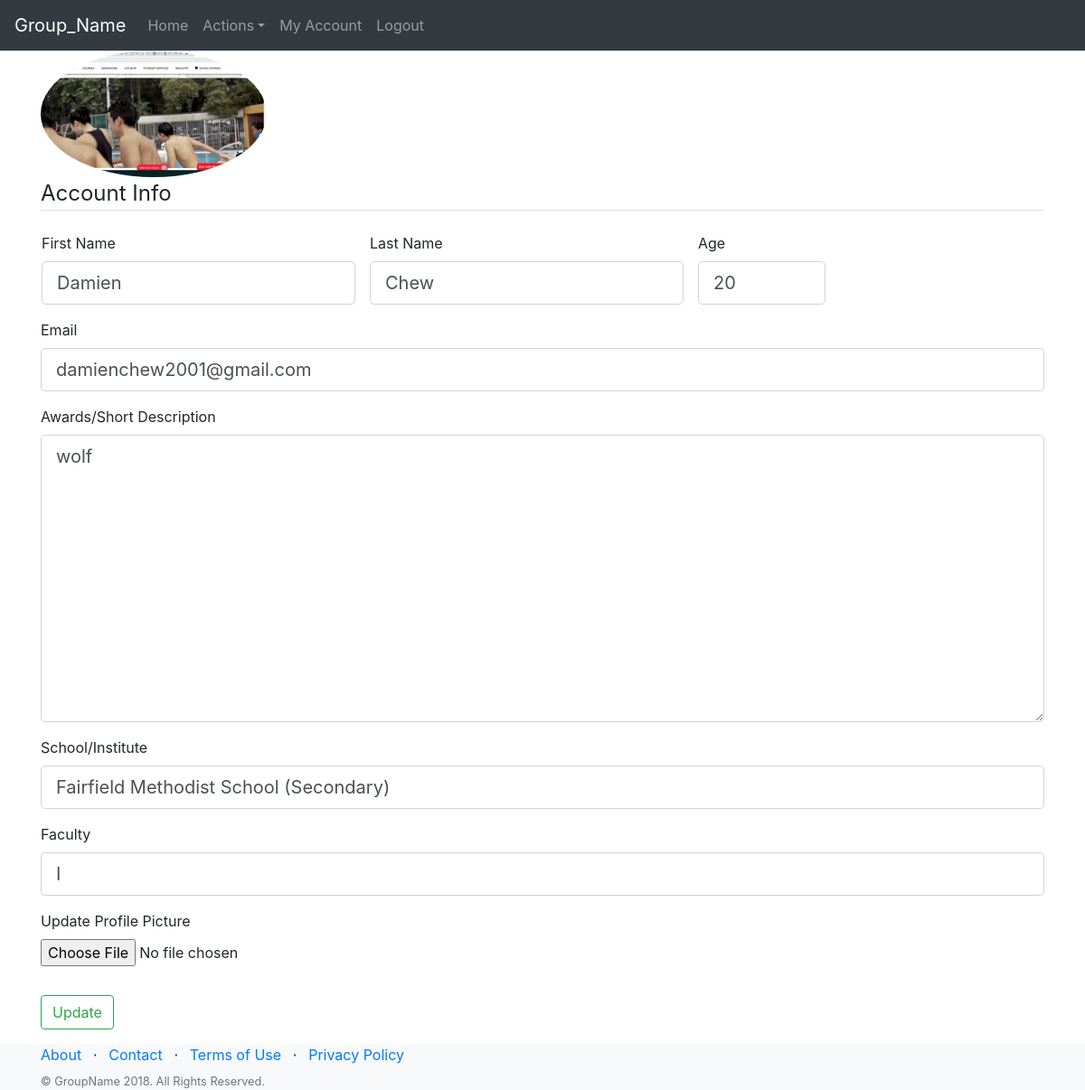
The page /teacheraccount (signed in) on the database its author committed.
### app.py (models this page shows, shortened)
class Teacher(db.Model,UserMixin):
    id = db.Column(db.Integer, primary_key=True)
    firstname = db.Column(db.String(25), nullable=False)
    lastname = db.Column(db.String(25),  nullable=False)
    username = column_property(firstname+" "+lastname)
    faculty = db.Column(db.String(100), nullable=False)
    school = db.Column(db.String(100), nullable=False)
    awards = db.Column(db.Text(200), nullable=False)
    age = db.Column(db.String(2), nullable=False)
    email = db.Column(db.String(120), unique=True, nullable=False)
    image_file = db.Column(db.String(20), nullable=False, default='default.jpg')
    password = db.Column(db.String(60), nullable=False)
    true=db.Column(db.String(60),nullable=False)

### app.py (the view)
@app.route("/teacheraccount", methods=['GET', 'POST'])
@login_required
def teacher_acc():
    form = UpdateTeacherAcc()
    if form.validate_on_submit():
        if form.picture.data:
            picture_file = save_picture(form.picture.data)
            current_user.image_file = picture_file
        current_user.firstname = form.firstname.data
        current_user.lastname = form.lastname.data
        current_user.faculty = form.faculty.data
        current_user.email = form.email.data
        current_user.age = form.age.data
        current_user.awards = form.awards.data
        current_user.school = form.school.data
        db.session.commit()
        flash('Your account has been updated!', 'success')
        return redirect(url_for('teacher_profile'))
    elif request.method == 'GET':
        form.firstname.data = current_user.firstname
        form.lastname.data = current_user.lastname
        form.email.data = current_user.email
        form.age.data = current_user.age
        form.awards.data = current_user.awards
        form.school.data = current_user.school
        form.faculty.data = current_user.faculty
    image_file = url_for('static', filename='img/profile_pics/' + current_user.image_file)
    return render_template('teacher_acc.html', title='Account', image_file=image_file, form=form)

### app.py (shortened to what this page needs)
class UpdateTeacherAcc(FlaskForm):
    firstname = StringField('First Name', validators=[DataRequired(), Length(min=1, max=25)])
    lastname = StringField('Last Name', validators=[DataRequired(), Length(min=1, max=25)])
    school = StringField('School/Institute', validators=[DataRequired(), Length(min=5, max=100)])
    faculty = StringField("Faculty", validators=[DataRequired()])
    awards = TextAreaField('Awards/Short Description', render_kw={"rows": 10, "cols": 12})
    age = IntegerField('Age', validators=[DataRequired(), NumberRange(min=15, max=100, message="Not a Valid Range")])
    email = StringField('Email', validators=[DataRequired(), Email()])
    picture = FileField('Update Profile Picture', validators=[FileAllowed(['jpg', 'png'])])
    submit = SubmitField('Update')

### app.py (called while the page is built)
@login_manager.user_loader
def load_user(user_id):
    return Teacher.query.get(int(user_id)) or Student.query.get(int(user_id)) or Alumni.query.get(int(user_id)) or Admin.query.get(int(user_id))

### templates/teacher_acc.html (shortened to what this page needs)
{% extends "layoutteacher.html" %}
{% block body %}
    <div class="content-section">
        <div class="media ">
        <img class="rounded-circle account-img h-25" src="{{ image_file }}">
        </div>
      <form method="POST" action="" enctype="multipart/form-data">
          <fieldset class="form-group">
              <legend class="border-bottom mb-4">Account Info</legend>
              <div class="row">
              <div class="form-group ml-3 mr-3">
                  {{ form.firstname.label(class="form-control-label") }}
                  {% if form.firstname.errors %}
                    {{ form.firstname(class="form-control form-control-lg is-invalid") }}
                    <div class="invalid-feedback">
                        {% for error in form.firstname.errors %}
                            <span>{{ error }}</span>
                        {% endfor %}
                    </div>
                  {% else %}
                      {{ form.firstname(class="form-control form-control-lg") }}
                  {% endif %}
              </div>
              <div class="form-group mr-3">
                  {{ form.lastname.label(class="form-control-label") }}
                  {% if form.lastname.errors %}
                    {{ form.lastname(class="form-control form-control-lg is-invalid") }}
                    <div class="invalid-feedback">
                        {% for error in form.lastname.errors %}
                            <span>{{ error }}</span>
                        {% endfor %}
                    </div>
                  {% else %}
                      {{ form.lastname(class="form-control form-control-lg") }}
                  {% endif %}
              </div>
              <div class="form-group mr-3">
                  {{ form.age.label(class="form-control-label") }}
                  {% if form.age.errors %}
                    {{ form.age(class="form-control form-control-lg is-invalid") }}
                    <div class="invalid-feedback">
                        {% for error in form.age.errors %}
                            <span>{{ error }}</span>
                        {% endfor %}
                    </div>
                  {% else %}
                      {{ form.age(class="form-control form-control-lg") }}
                  {% endif %}
              </div>
            </div>
              <div class="form-group">
                  {{ form.email.label(class="form-control-label") }}
                  {% if form.email.errors %}
                    {{ form.email(class="form-control form-control-lg is-invalid") }}
                    <div class="invalid-feedback">
                        {% for error in form.email.errors %}
                            <span>{{ error }}</span>
                        {% endfor %}
                    </div>
                  {% else %}
                      {{ form.email(class="form-control form-control-lg") }}
                  {% endif %}
              </div>
              <div class="form-group">
                  {{ form.awards.label(class="form-control-label") }}
                  {% if form.awards.errors %}
                    {{ form.awards(class="form-control form-control-lg is-invalid") }}
                    <div class="invalid-feedback">
                        {% for error in form.awards.errors %}
                            <span>{{ error }}</span>
                        {% endfor %}
                    </div>
                  {% else %}
                      {{ form.awards(class="form-control form-control-lg") }}
                  {% endif %}
              </div>
              <div class="form-group">
                  {{ form.school.label(class="form-control-label") }}
                  {% if form.school.errors %}
                    {{ form.school(class="form-control form-control-lg is-invalid") }}
                    <div class="invalid-feedback">
                        {% for error in form.school.errors %}
                            <span>{{ error }}</span>
                        {% endfor %}
                    </div>
                  {% else %}
                      {{ form.school(class="form-control form-control-lg") }}
                  {% endif %}
              </div>
              <div class="form-group">
                  {{ form.faculty.label(class="form-control-label") }}
                  {% if form.faculty.errors %}
                    {{ form.faculty(class="form-control form-control-lg is-invalid") }}
                    <div class="invalid-feedback">
                        {% for error in form.faculty.errors %}
                            <span>{{ error }}</span>
                        {% endfor %}
                    </div>
                  {% else %}
                      {{ form.faculty(class="form-control form-control-lg") }}
                  {% endif %}
              </div>
              <div class="form-group">
                  {{ form.picture.label() }}
                  {{ form.picture(class="form-control-file") }}
              </div>
          </fieldset>
          <div class="form-group">
                  {{ form.submit(class="btn btn-outline-success") }}
              </div>
      </form>
    </div>
{% endblock %}

### rows shown on the page
Teacher: firstname "Damien", lastname "Chew", age "20", email "damienchew2001@gmail.com", awards "wolf", school "Fairfield Methodist School (Secondary)", faculty "I"
